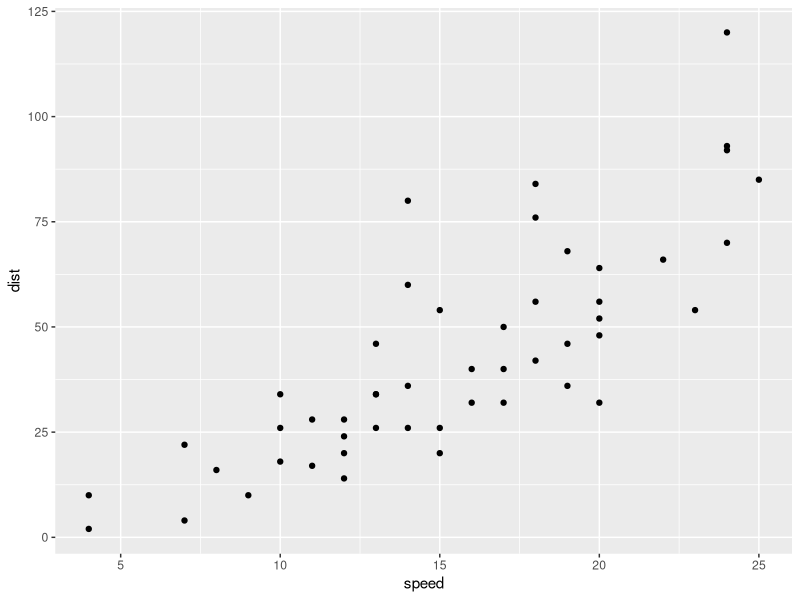
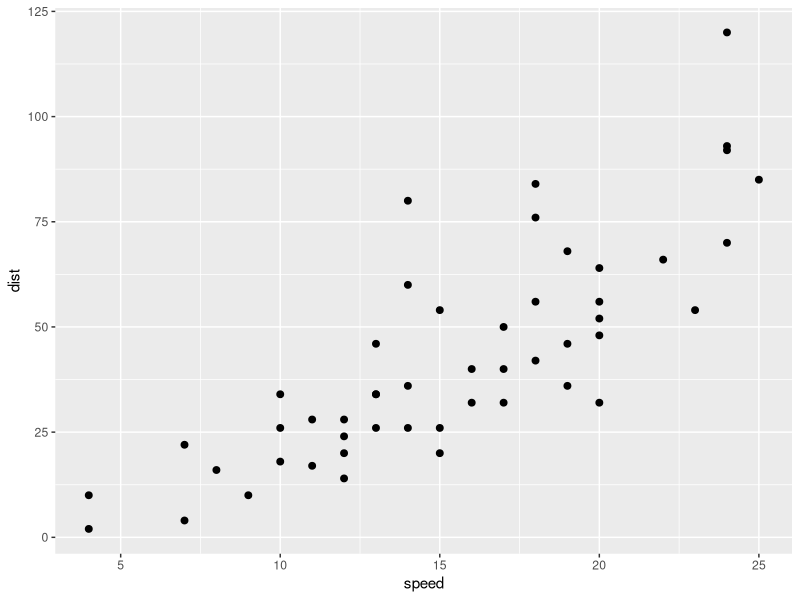
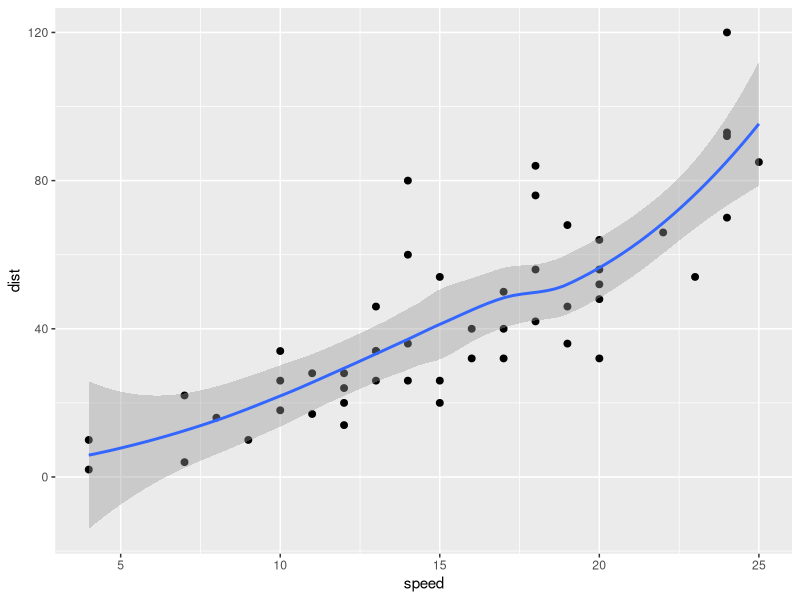
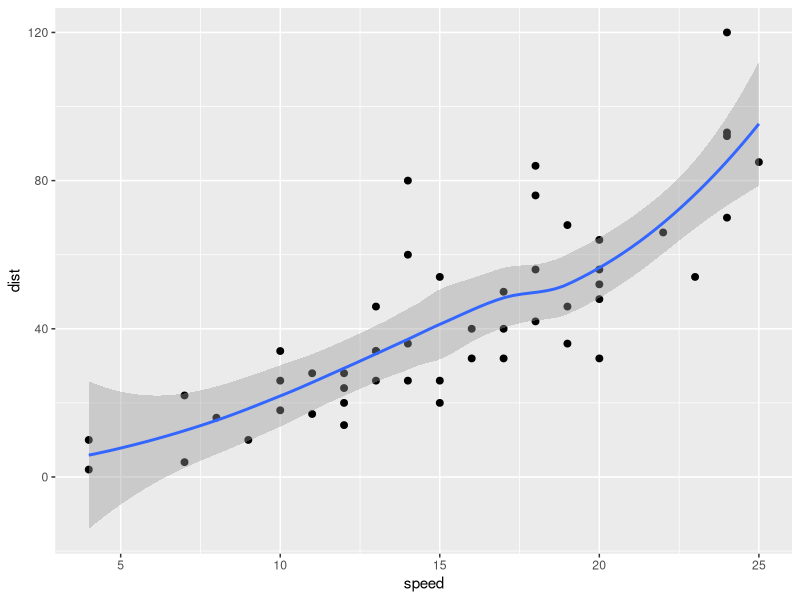
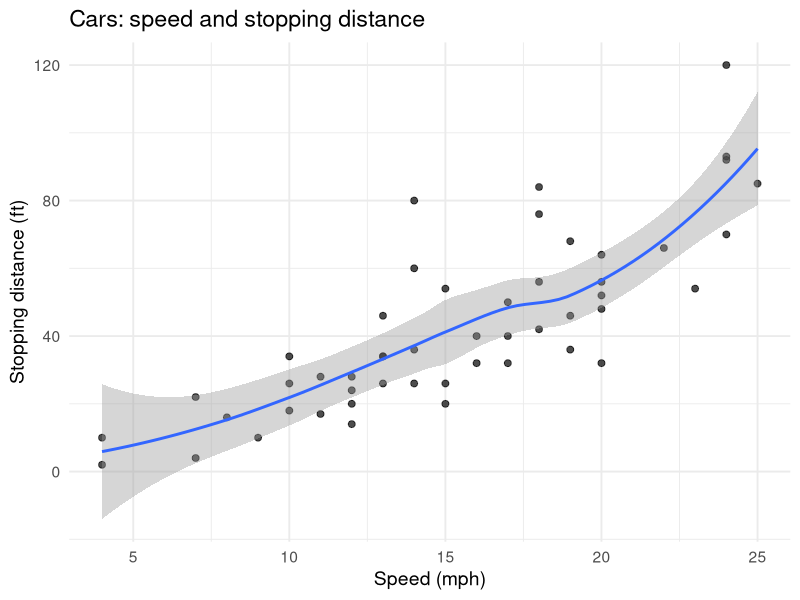

The R source for these figures, in order:
## ---- chunk 1
# Load packages (no output)
library(tidyverse)
## ---- chunk 2
ggplot(cars, aes(x = speed, y = dist)) +
  geom_point()
## ---- chunk 3
ggplot(cars, aes(speed, dist)) +
  geom_point(size = 2)
## ---- chunk 4
ggplot(cars, aes(speed, dist)) +
  geom_point(size = 2) +
  geom_smooth(se = TRUE)
## ---- chunk 5
ggplot(cars, aes(speed, dist)) +
  geom_point(size = 2) +
  geom_smooth(method = "loess", se = TRUE)
## ---- chunk 6
ggplot(cars, aes(speed, dist)) +
  geom_point(size = 2, alpha = 0.7) +
  geom_smooth(method = "loess", se = TRUE) +
  labs(
    x = "Speed (mph)",
    y = "Stopping distance (ft)",
    title = "Cars: speed and stopping distance"
  ) +
  theme_minimal(base_size = 14)
